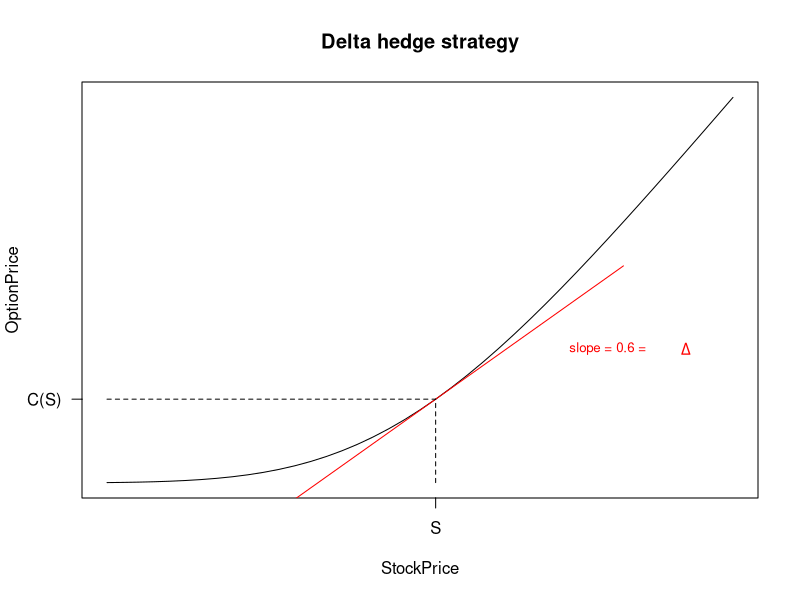

Here is the R script that generated this plot:
# clear variables and close windows
rm(list = ls(all = TRUE))
graphics.off()

# Declare stock price variables
S0 =    49                  # current stock price
sig =   0.2                 # volatility 

# Declare option pricing variables
r =     0.05                # interest rate
K =     50                  # strike price
t0 =    0/52                # current time (1 week = 1/52)
mat =   20/52               # maturity
tau =   10/52               # time to maturity

# Black-Scholes option price
X =     seq(40, 60, 0.5)    # range for the stock price
y =     (log(X/K) + (r - (sig^2)/2) * tau)/(sig * sqrt(tau))
C =     X * pnorm(y + sig * sqrt(tau)) - exp(-r * tau) * K * pnorm(y)

# Delta at point X[x]
x =     round(length(X)/2 + 2)
Delta = pnorm(y[x] + sig * sqrt(tau))

# Plot
plot(X, C, type = "l", xlab = "StockPrice", ylab = "OptionPrice", xaxt = "n", yaxt = "n",
     main = "Delta hedge strategy")
intercept = C[x] - X[x] * Delta
lines(X[(x - 12):(x + 12)], Delta * X[(x - 12):(x + 12)] + intercept, col = "red")
lines(X[1:x], rep(C[x], x), lty = 2)
lines(rep(X[x], x), C[1:x], lty = 2)
axis(1, X[x], "S", las = 1)
axis(2, C[x], "C(S)", las = 1)
text(X[x + 16], C[x + 4], expression(Delta), col = "red")
text(X[x + 11], C[x + 4], "slope = 0.6 =", col = "red", cex = 0.8)

DeltaStrat = data.frame(S = X[x], Delta = Delta, HedgeCosts = Delta * X[x])
print(DeltaStrat)
